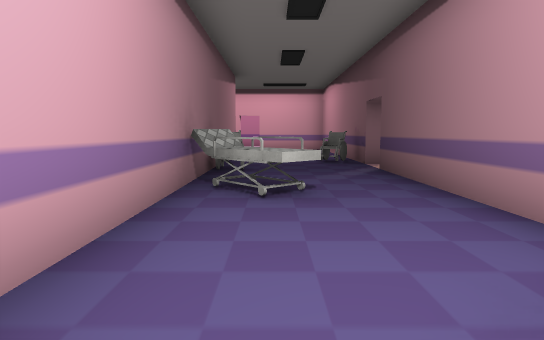
View 1 (above)

21 first-person views from a walk through a Unity game level. The camera is 1.5 m above the floor, tilts 6° down and sees 75° across. Doors are open. The floor is counted in squares, 2 m on a side. Each view is taken from the middle of a square. On the plan, view 1 faces up. The plan holds only what a view shows up to about 11 squares ahead; the rest is blank. The player character is not drawn. Some animated figures are left out. Some surface patterns are stand-ins.

View 2
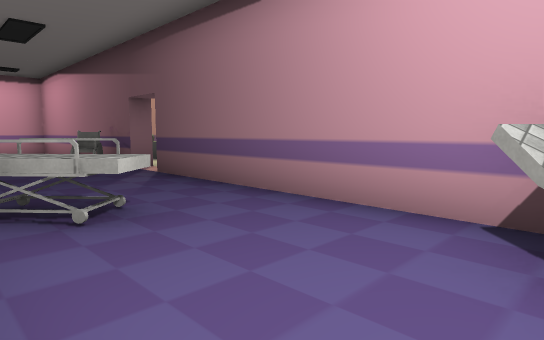

View 3
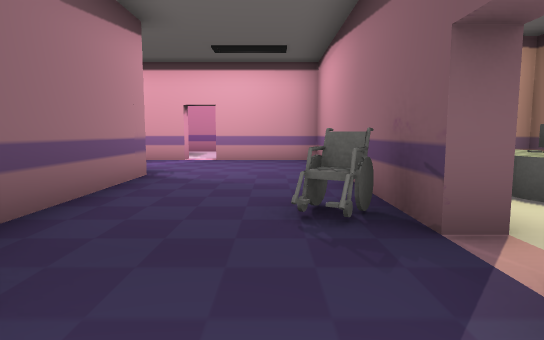

View 4
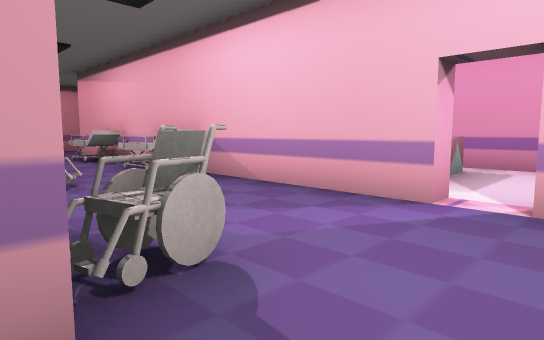

View 5
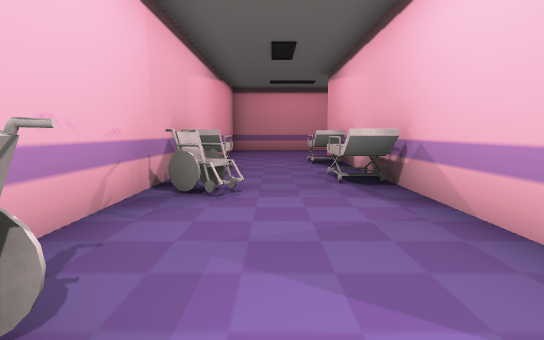

View 6
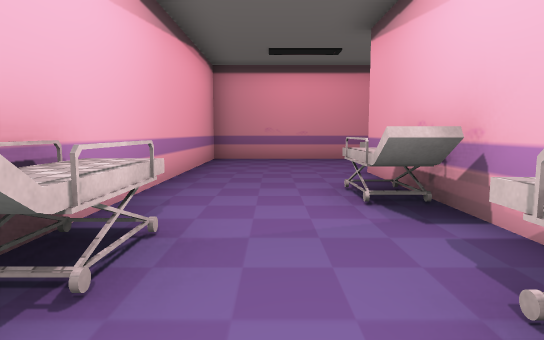

View 7
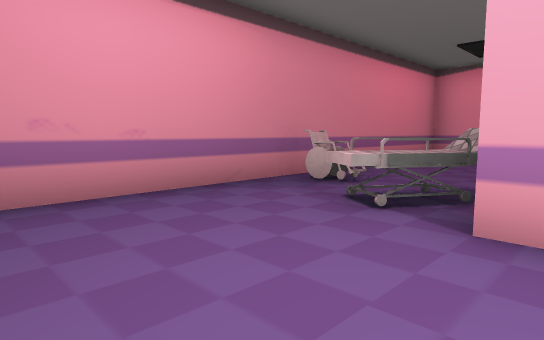

View 8
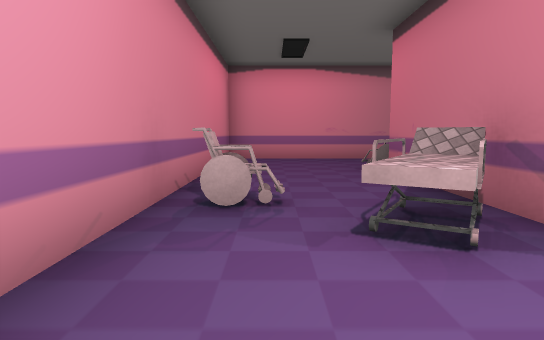

View 9
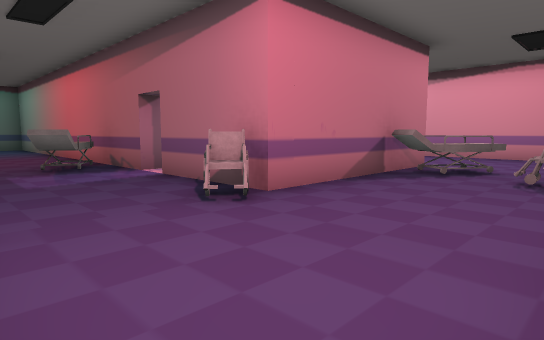

View 10
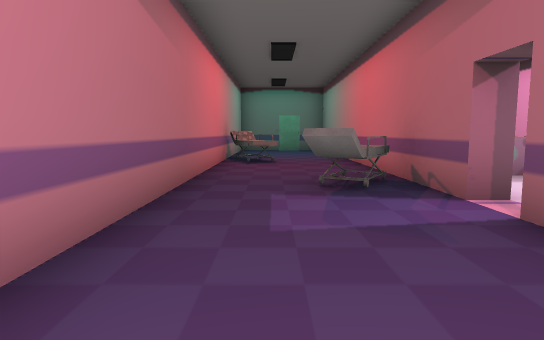

View 11
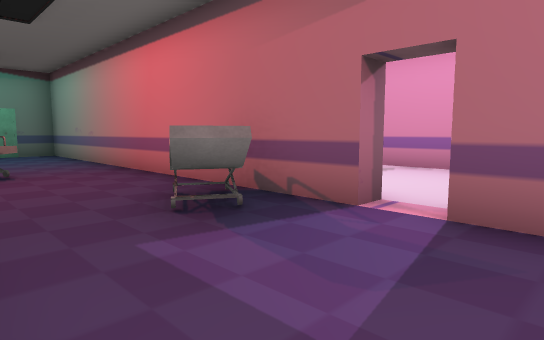

View 12
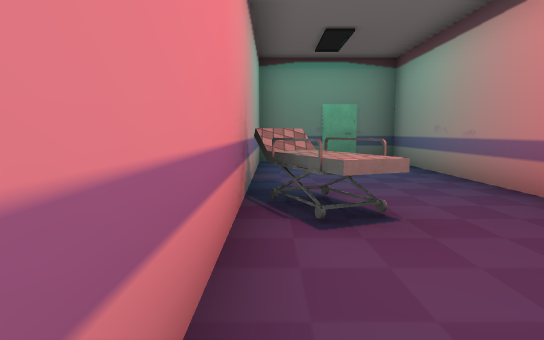

View 13
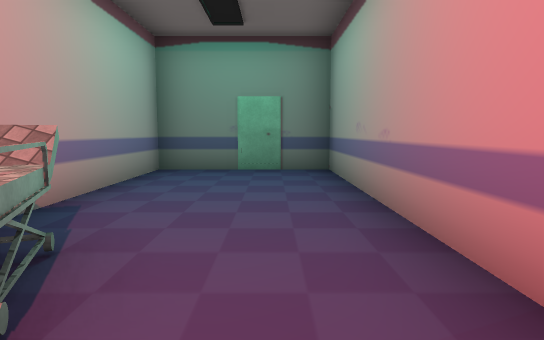

View 14
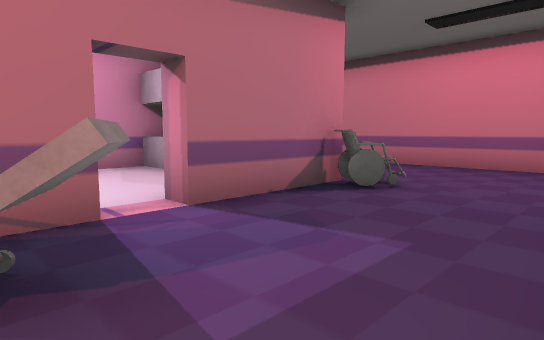

View 15
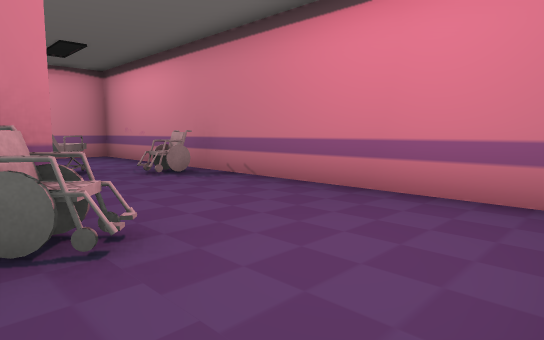

View 16
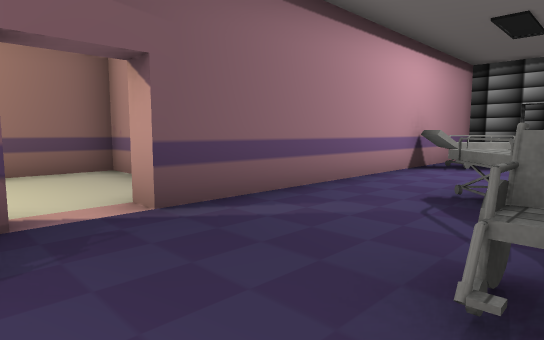

View 17
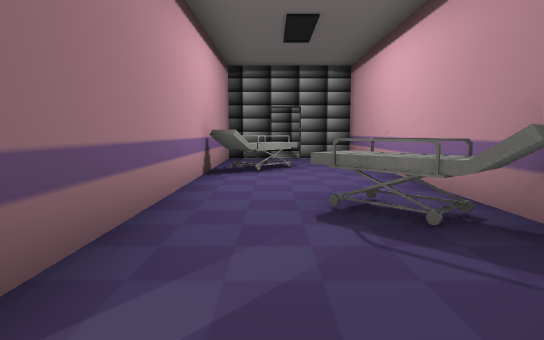

View 18
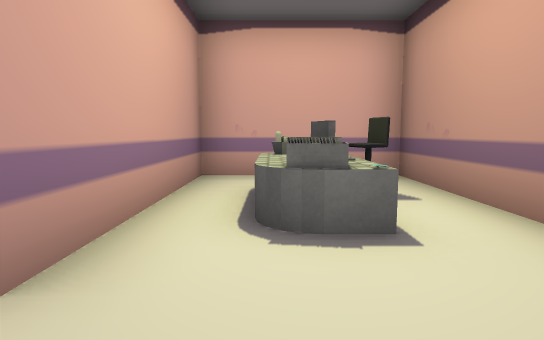

View 19
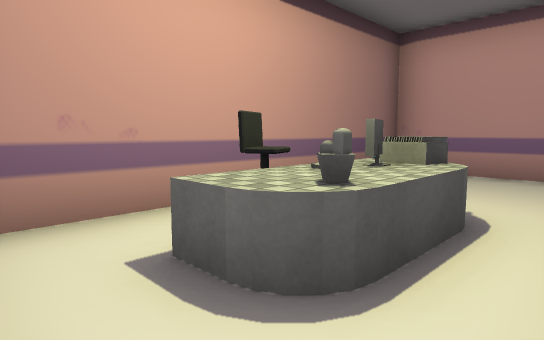

View 20
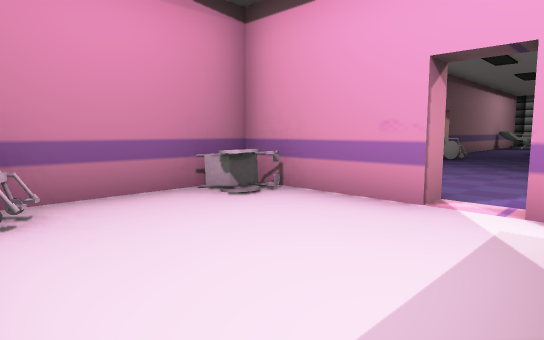

View 21
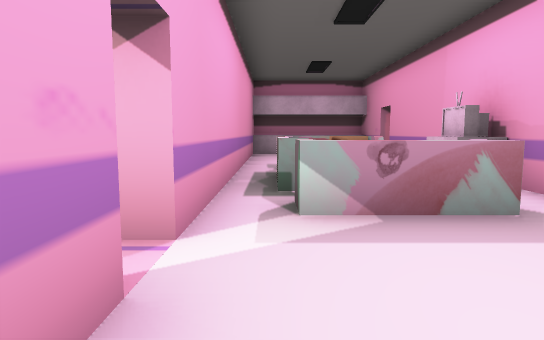

### Floor plan
Points are (right, up) in squares from view 1. A wall is a line through its corners. A room is listed if a view was taken in it or the views show most of it. See-through windows are left out.
Room 1 (views 1, 2, 3, 4, 5, 6, 7, 8, 9, 10, 11, 12, 13, 14, 15, 16, 17)
walls: (-1.4, 16.3) (-1.4, 15.8) (-12.8, 15.8) (-12.8, 20.8) (-10, 20.8); (-1.2, 12.4) (-1.2, 8.9); (-9.1, 20.8) (2.3, 20.8) (2.3, 24.3) (-2.4, 24.3); (-4.8, 24.3) (-16.2, 24.3) (-16.2, 12.3) (-3.1, 12.3); (-1.2, 6.4) (-1.2, -2.3) (0.2, -2.3); (2.3, 9.4) (2.3, 15.8) (-0.6, 15.8) (-0.6, 16.3); (1, -2.3) (2.3, -2.3) (2.3, 7.4)
ways out: open door at (3, 8) to room 2; open door at (-1, 17) to room 3; gap at (-10, 21) to room 3
objects: other object (-15, 18); other object (-14, 16) to (-14, 17); other object (-13, 21) to (-13, 22); other object (-11, 15) to (-9, 15); other object (-9, 13) to (-7, 13); other object (-8, 22); other object (-7, 15) to (-6, 15); other object (-6, 13); other object (-4, 23) to (-3, 24); other object (-2, 13); other object (-1, 7); other object (0, 4) to (0, 5); other object (1, 0) to (1, 1); other object (2, 9)
Room 2 (views 18, 19)
walls: (2.3, 7.4) (2.8, 7.4); (3.8, 6.2) (6.2, 6.2) (6.2, 13.2) (2.8, 13.2) (2.8, 9.4)
ways out: open door at (3, 8) to room 1
objects: other object (4, 10) to (4, 12); other object (5, 10); chair (5, 11)
Room 3 (views 20, 21)
walls: (-6, 20.3) (-9.1, 20.3) (-9.1, 20.8); (-1.1, 20.3) (-2.7, 20.3); (-0.6, 16.3) (2.3, 16.3) (2.3, 19.5); (-10, 20.8) (-10, 20.2); (-11.6, 17.2) (-11.6, 16.2); (-12.1, 16.3) (-1.4, 16.3)
ways out: open door at (-1, 17) to room 1; gap at (-10, 21) to room 1; open door at (-9, 20)
objects: sofa (-7, 18) to (-7, 19); sofa (-5, 17) to (-4, 17); other object (-5, 20) to (-4, 20); sofa (-3, 18) to (-2, 19); other object (2, 17); other object (2, 20)

Where each view was taken, in squares from view 1:
view 1: 0 up, 0 right, facing up
view 2: 1 up, 1 left, facing up-right
view 3: 6 up, 1 right, facing up
view 4: 12 up, 0 right, facing up-left
view 5: 14 up, 1 left, facing left
view 6: 14 up, 6 left, facing left
view 7: 13 up, 12 left, facing up-left
view 8: 14 up, 15 left, facing up
view 9: 24 up, 16 left, facing down-right
view 10: 23 up, 13 left, facing right
view 11: 24 up, 11 left, facing down-right
view 12: 24 up, 7 left, facing right
view 13: 22 up, 5 left, facing right
view 14: 24 up, 8 left, facing down-left
view 15: 24 up, 12 left, facing down-left
view 16: 9 up, 1 left, facing down-right
view 17: 8 up, 1 right, facing down
view 18: 7 up, 4 right, facing up
view 19: 13 up, 3 right, facing down-right
view 20: 20 up, 2 left, facing down-right
view 21: 17 up, 1 right, facing left
